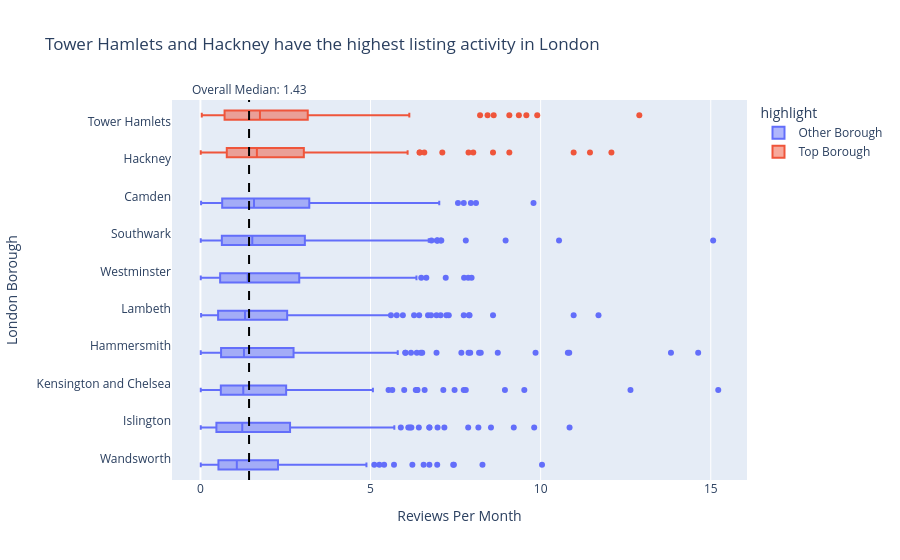

The notebook cell this image was saved under:
### Markdown cell above
# Task 2

### Code cell
active_df = df[df['reviews_per_month'] > 0]

borough_order = (
    active_df.groupby('neighbourhood')['reviews_per_month']
    .median()
    .sort_values(ascending=False)
    .index
)

top2 = (
    active_df.groupby('neighbourhood')['reviews_per_month']
    .median()
    .sort_values(ascending=False)
    .head(2)
    .index
)

active_df['highlight'] = np.where(
    active_df['neighbourhood'].isin(top2),
    'Top Borough',
    'Other Borough'
)

fig = px.box(
    active_df,
    x='reviews_per_month',
    y='neighbourhood',
    color='highlight',
    points='outliers',
    category_orders={'neighbourhood': borough_order},
    orientation='h',
    title=f'{top2[0]} and {top2[1]} have the highest listing activity in London'
)

overall_median = active_df['reviews_per_month'].median()

fig.add_vline(
    x=overall_median,
    line_dash='dash',
    line_color='black',
    annotation_text=f'Overall Median: {overall_median:.2f}',
    annotation_position='top'
)

fig.update_layout(
    xaxis_title='Reviews Per Month',
    yaxis_title='London Borough'
)

fig.show()

### Figure 1 — Plotly figure (JSON) as saved in the notebook; plotly's stock layout.template omitted (floating-point values rounded to 4 significant figures; data arrays with more than 128 entries replaced by an {"elided": "..."} marker saying what was removed)
{"data": [{"alignmentgroup": "True", "boxpoints": "outliers", "hovertemplate": "highlight=Other Borough<br>reviews_per_month=%{x}<br>neighbourhood=%{y}<extra></extra>", "legendgroup": "Other Borough", "marker": {"color": "#636efa"}, "name": "Other Borough", "notched": false, "offsetgroup": "Other Borough", "orientation": "h", "showlegend": true, "type": "box", "x": {"elided": "1984 float values"}, "x0": " ", "xaxis": "x", "y": {"elided": "1984 str values"}, "y0": " ", "yaxis": "y"}, {"alignmentgroup": "True", "boxpoints": "outliers", "hovertemplate": "highlight=Top Borough<br>reviews_per_month=%{x}<br>neighbourhood=%{y}<extra></extra>", "legendgroup": "Top Borough", "marker": {"color": "#EF553B"}, "name": "Top Borough", "notched": false, "offsetgroup": "Top Borough", "orientation": "h", "showlegend": true, "type": "box", "x": {"elided": "511 float values"}, "x0": " ", "xaxis": "x", "y": {"elided": "511 str values"}, "y0": " ", "yaxis": "y"}], "layout": {"annotations": [{"showarrow": false, "text": "Overall Median: 1.43", "x": 1.43, "xanchor": "center", "xref": "x", "y": 1, "yanchor": "bottom", "yref": "y domain"}], "boxmode": "group", "legend": {"title": {"text": "highlight"}, "tracegroupgap": 0}, "shapes": [{"line": {"color": "black", "dash": "dash"}, "type": "line", "x0": 1.43, "x1": 1.43, "xref": "x", "y0": 0, "y1": 1, "yref": "y domain"}], "title": {"text": "Tower Hamlets and Hackney have the highest listing activity in London"}, "xaxis": {"anchor": "y", "domain": [0, 1], "title": {"text": "Reviews Per Month"}}, "yaxis": {"anchor": "x", "categoryarray": ["Wandsworth", "Islington", "Kensington and Chelsea", "Hammersmith", "Lambeth", "Westminster", "Southwark", "Camden", "Hackney", "Tower Hamlets"], "categoryorder": "array", "domain": [0, 1], "title": {"text": "London Borough"}}}}
